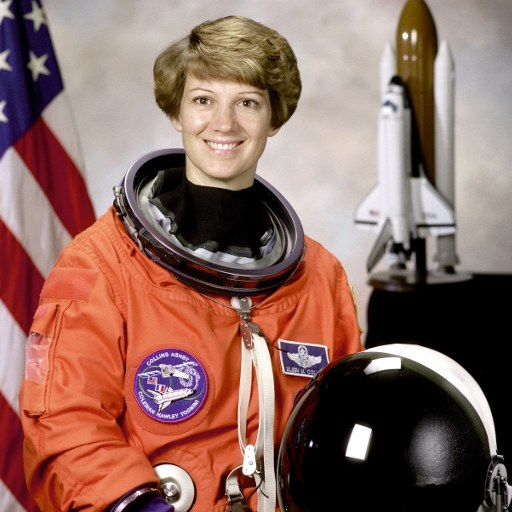
#> input picture backend/tests/data/person.jpg, 512 x 512 px
$ python -i thumb_analysis.py   (imports and definitions only)   (older library calls are emulated)
#> lines starting #> are read from the running program, lines starting #| are printed output that depends on the picture
#> further down, picture is the input picture: shape (512, 512, 3); mean B, G, R 96.5, 105.8, 141.6
"""Timeline-aware video understanding for the Thumbnail Maker.

Works on the *final edit*, not the raw sources:

* ``timeline_coverage`` / ``fingerprint`` describe exactly which source ranges
  survive in the edit (trims, order, speed, hidden tracks).
* ``render_frame`` composites a single frame at a timeline time the same way the
  exporter does (all visible video layers, fit/fill, scale, position), using input
  seeking — so no long render is needed to look at the final video.
* ``summarize`` picks representative moments (analysis peaks, scene changes,
  clip middles), extracts frames once (cached), measures them (sharpness,
  brightness, colourfulness, faces) and reports what is known — and what is NOT
  known — with a confidence level.
"""
from __future__ import annotations

import hashlib
import json
import math
import re
import subprocess
from collections import Counter
from pathlib import Path
from typing import Callable, Optional

import cv2
import numpy as np

from . import ffmpeg as ff
from .analysis import load_analysis
from .config import Settings
from .schema import Clip, Project, Track
from .thumb_store import ThumbStore

FRAME_W = 1280
STOPWORDS = set("""a an the and or but if then so to of in on at for with by from up down out over under
is are was were be been being am i you he she it we they me him her us them my your his its our their this
that these those there here what which who whom whose when where why how all any both each few more most
other some such no nor not only own same than too very can will just don should now um uh like yeah okay
ok oh gonna wanna got get going know think really right well do did does doing have has had having
let lets thing things stuff one two going see said say""".split())


# [2 lines that did not run here, left out]


# [2 lines that did not run here, left out]


# [6 lines that did not run here, left out]


# [10 lines that did not run here, left out]


def coverage_similarity(a: list, b: list) -> float:
    """Overlap of two coverages (0..1, Jaccard over seconds per media)."""
    def to_map(cov):
        m: dict[str, list[tuple[float, float]]] = {}
        for mid, s, e in cov:
            m.setdefault(mid, []).append((float(s), float(e)))
        return m

    def length(iv):
        iv = sorted(iv)
        tot, cur = 0.0, None
        for s, e in iv:
            if cur is None or s > cur[1]:
                if cur:
                    tot += cur[1] - cur[0]
                cur = [s, e]
            else:
                cur[1] = max(cur[1], e)
        return tot + (cur[1] - cur[0] if cur else 0)

    def inter(x, y):
        tot = 0.0
        for s1, e1 in x:
            for s2, e2 in y:
                tot += max(0.0, min(e1, e2) - max(s1, s2))
        return tot

    ma, mb = to_map(a), to_map(b)
    if not ma and not mb:
        return 1.0
    i = sum(inter(ma.get(k, []), mb.get(k, [])) for k in set(ma) | set(mb))
    u = sum(length(v) for v in ma.values()) + sum(length(v) for v in mb.values()) - i
    return i / u if u > 0 else 1.0


# [11 lines that did not run here, left out]


# ---------------------------------------------------------------- frames
# [7 lines that did not run here, left out]


# [5 lines that did not run here, left out]


# [34 lines that did not run here, left out]


# [14 lines that did not run here, left out]


_face = None


def frame_stats(img: np.ndarray) -> dict:
    global _face
    small = cv2.resize(img, (640, int(640 * img.shape[0] / img.shape[1])), interpolation=cv2.INTER_AREA)
    gray = cv2.cvtColor(small, cv2.COLOR_BGR2GRAY)
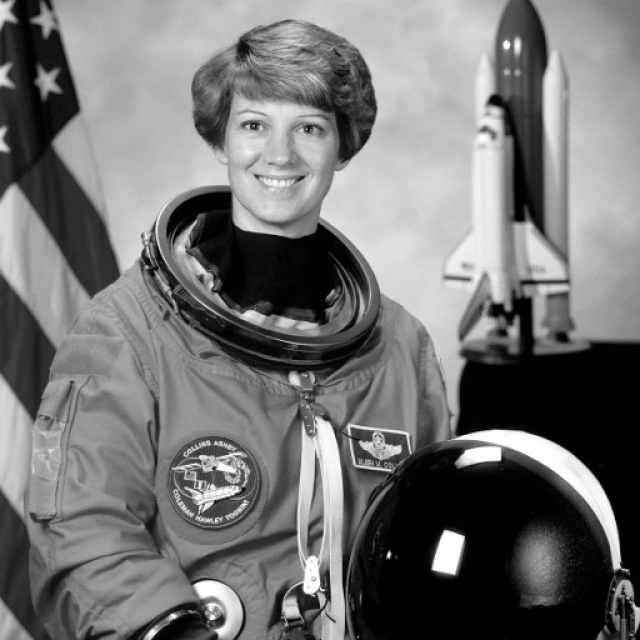
#> gray: shape (640, 640); min 0, max 255, mean 115.5
    sharp = float(cv2.Laplacian(gray, cv2.CV_64F).var())
#> sharp = 320.9
    b, g, r = [small[:, :, i].astype(np.float32) for i in range(3)]
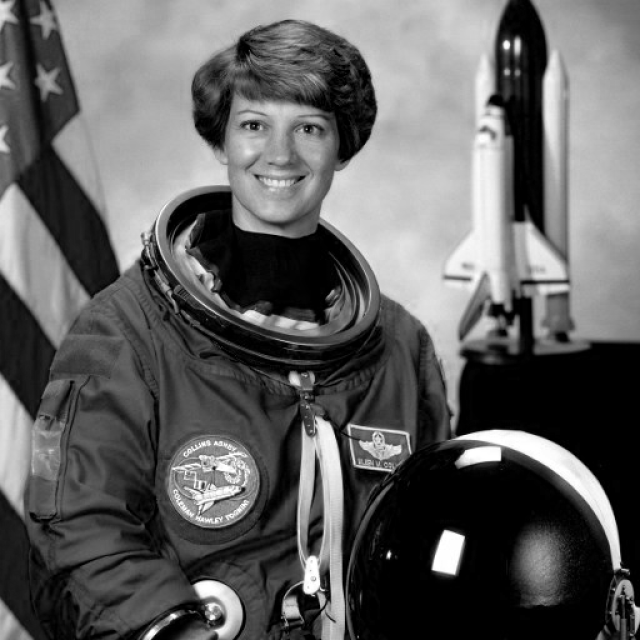
#> b: shape (640, 640) float32; min 0, max 255, mean 96.6
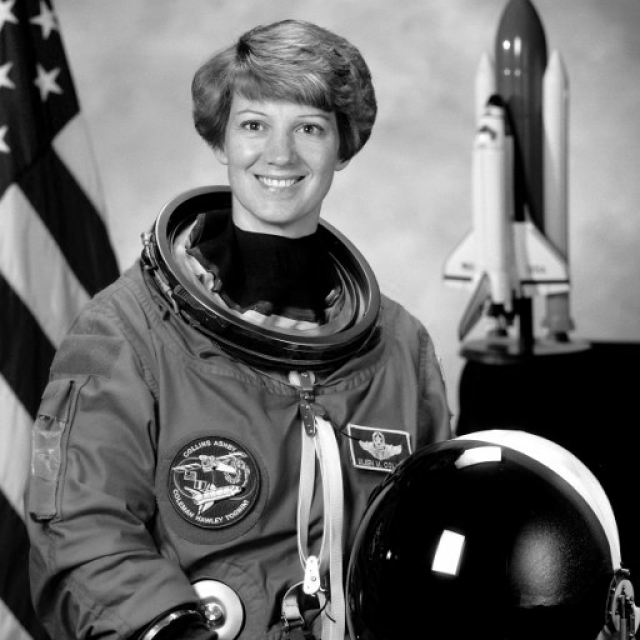
#> g: shape (640, 640) float32; min 0, max 255, mean 105.8
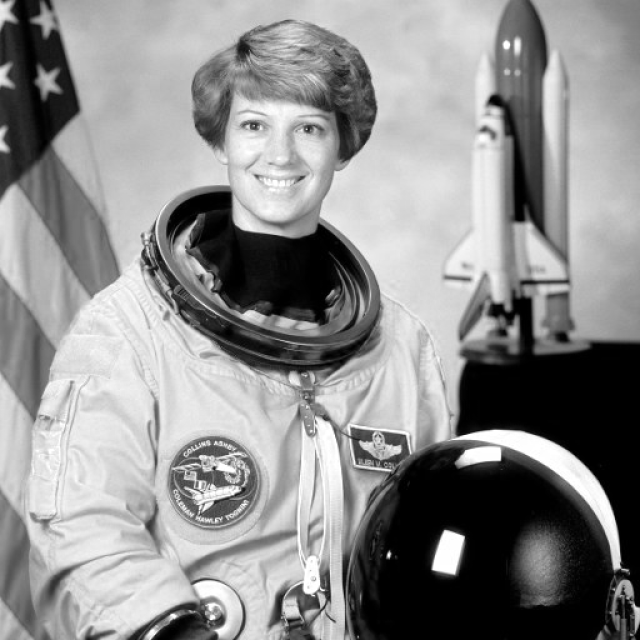
#> r: shape (640, 640) float32; min 0, max 255, mean 141.6
    rg, yb = np.abs(r - g), np.abs(0.5 * (r + g) - b)
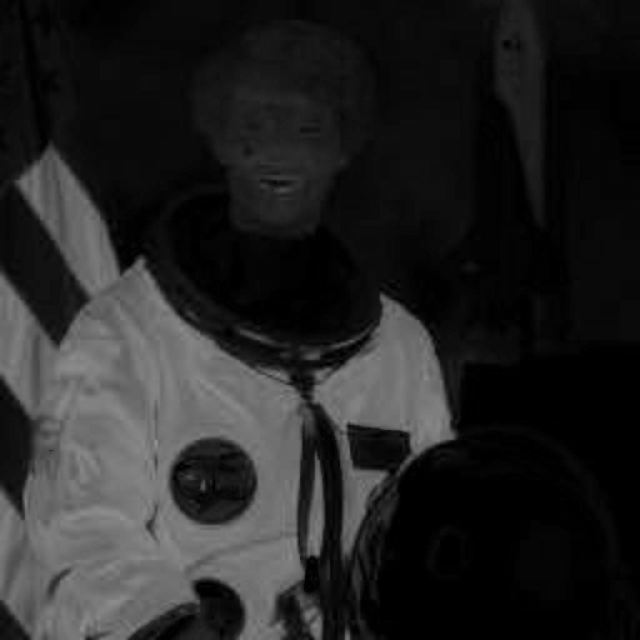
#> rg: shape (640, 640) float32; min 0, max 148, mean 35.9
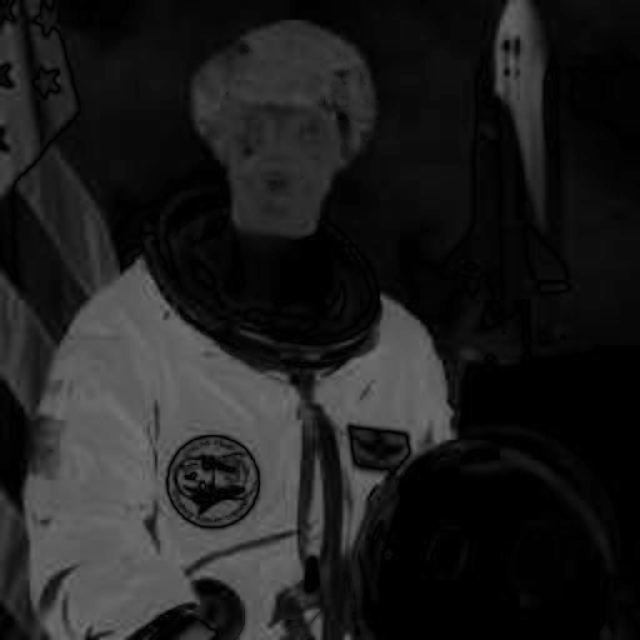
#> yb: shape (640, 640) float32; min 0, max 116, mean 30.8
    colorful = float(np.sqrt(rg.std() ** 2 + yb.std() ** 2) + 0.3 * np.sqrt(rg.mean() ** 2 + yb.mean() ** 2))
#> colorful = 70.76
    if _face is None:
        _face = False
        try:
            path = Path(__file__).parent / "models" / "haarcascade_frontalface_default.xml"  # bundled
            if not path.exists() and getattr(cv2, "data", None) is not None:
                path = Path(cv2.data.haarcascades) / "haarcascade_frontalface_default.xml"
            if path.exists():
                clf = cv2.CascadeClassifier(str(path))
                _face = clf if not clf.empty() else False
        except Exception:  # noqa: BLE001 - optional capability
            _face = False
    faces = (_face.detectMultiScale(gray, scaleFactor=1.15, minNeighbors=6, minSize=(40, 40))
             if _face is not False else None)
#> faces = [[220, 82, 123, 123]]
    hsv = cv2.cvtColor(small, cv2.COLOR_BGR2HSV)
#> hsv: shape (640, 640, 3); mean H, S, V 40, 94.4, 143
    hues = hsv[:, :, 0][hsv[:, :, 1] > 80]
    dom = []
    if hues.size:
        hist = np.bincount((hues // 15).astype(int), minlength=12)
#> hist = [112004, 29107, 2375, 202, 1727, 185, 159, 240, 13293, 2521, 1404, 20495]
        for k in hist.argsort()[::-1][:2]:
            if hist[k] > hues.size * 0.12:
                h = int(k * 15 + 7)
                c = cv2.cvtColor(np.uint8([[[h, 200, 220]]]), cv2.COLOR_HSV2BGR)[0, 0]
                dom.append("#%02x%02x%02x" % (c[2], c[1], c[0]))
#> this loop made 2 passes
#> (h, c) on passes 1 to 2: (7, [47, 88, 220]), (22, [47, 174, 220])
#> after the loop, dom = ['#dc582f', '#dcae2f']
    return {"sharpness": round(sharp, 1), "brightness": round(float(gray.mean()), 1),
            "colorfulness": round(colorful, 1), "faces": None if faces is None else int(len(faces)),
            "face_boxes": [] if faces is None else [[int(v) for v in f] for f in faces[:4]],
            "dominant_colors": dom}


# ---------------------------------------------------------------- summary
# [19 lines that did not run here, left out]


# [15 lines that did not run here, left out]


def keywords(words: list[str], n: int = 8) -> list[str]:
    toks = [re.sub(r"[^a-z0-9']", "", w.lower()) for w in words]
    toks = [t for t in toks if len(t) > 2 and t not in STOPWORDS and not t.isdigit()]
    return [w for w, _ in Counter(toks).most_common(n)]


# [118 lines that did not run here, left out]


__all__ = ["summarize", "render_frame", "get_frame", "fingerprint", "timeline_coverage", "staleness",
           "coverage_similarity", "layers_at", "keywords", "edit_words", "frame_stats"]
_ = math

>>> import cv2
>>> picture = cv2.imread('../tests/data/person.jpg')
>>> result = frame_stats(picture)
#> result = {'sharpness': 320.9, 'brightness': 115.5, 'colorfulness': 70.8, 'faces': 1, 'face_boxes': [[220, 82, 123, 123]], 'dominant_colors': ['#dc582f', '#dcae2f']}
